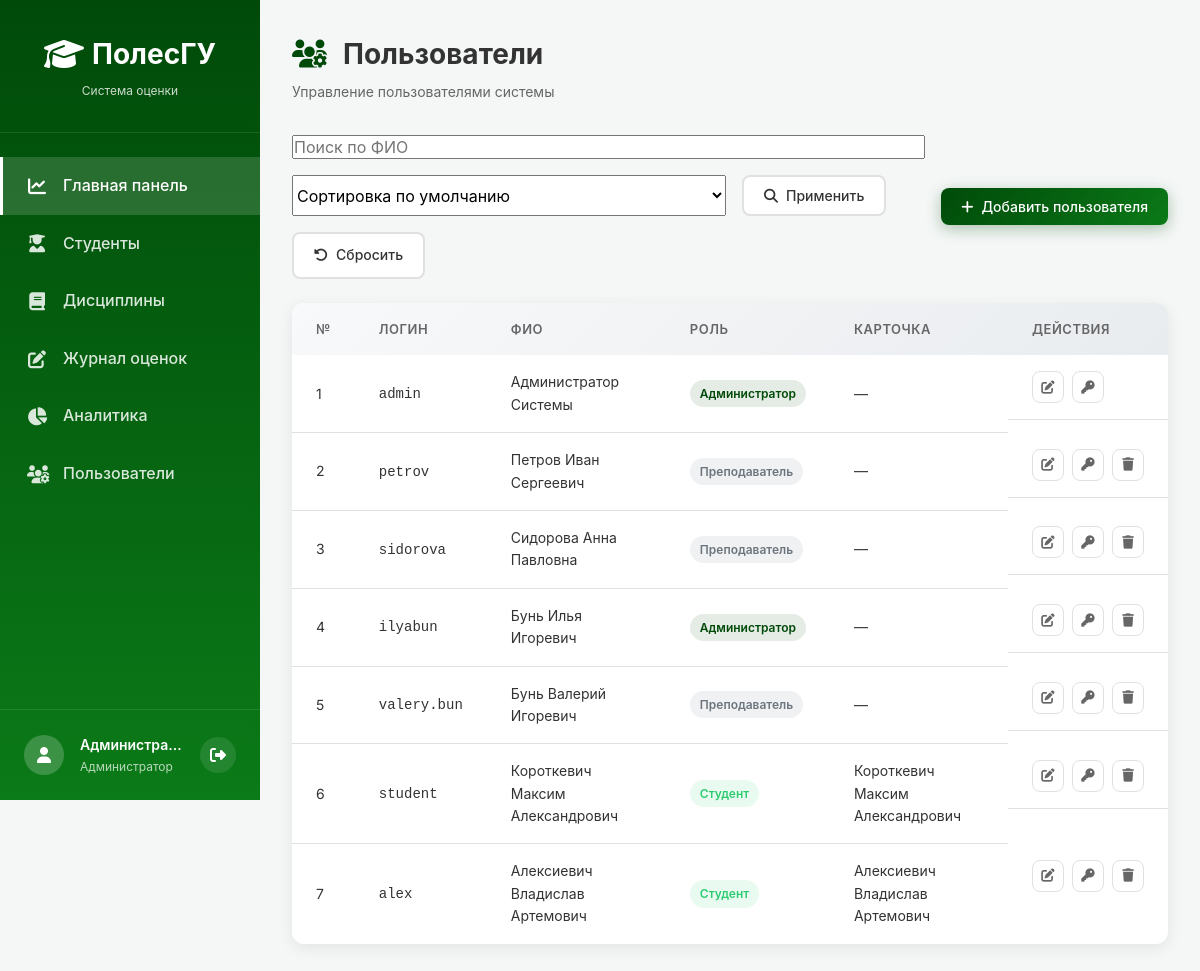
Page /modules/users/index.php (signed in) on the earlier database version.
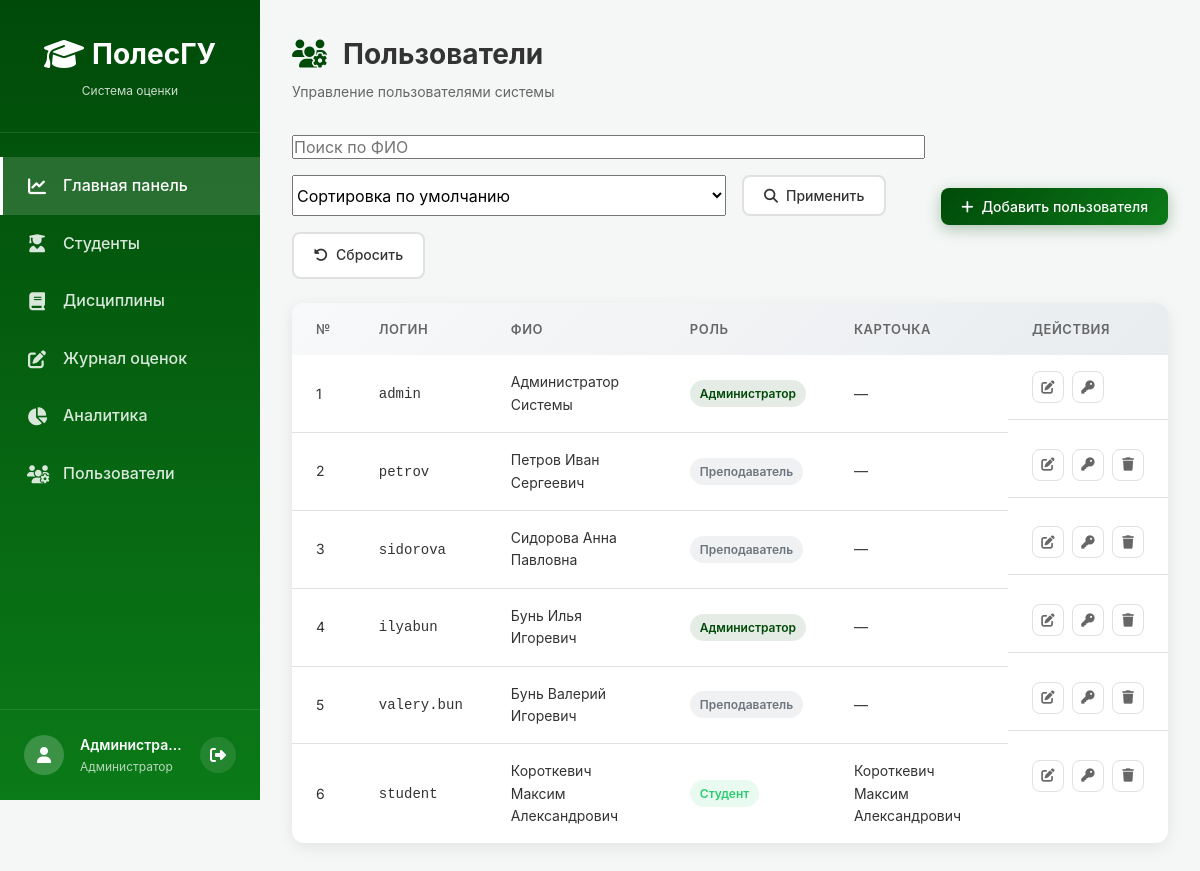
Same page on the later database version.
### tables this page shows
CREATE TABLE users (
        id INTEGER PRIMARY KEY AUTOINCREMENT,
        login TEXT UNIQUE NOT NULL,
        password TEXT NOT NULL,
        role TEXT NOT NULL DEFAULT 'teacher', -- 'admin' или 'teacher'
        full_name TEXT NOT NULL
    , student_id INTEGER DEFAULT NULL);

CREATE TABLE students (
        id INTEGER PRIMARY KEY AUTOINCREMENT,
        group_id INTEGER NOT NULL,
        full_name TEXT NOT NULL,
        birth_date TEXT,
        status TEXT DEFAULT 'active', -- 'active' или 'expelled'
        FOREIGN KEY (group_id) REFERENCES groups(id) ON DELETE CASCADE
    );

### config/functions.php (called while the page is built, shortened)
<?php
function escape($string) {
    return htmlspecialchars($string, ENT_QUOTES, 'UTF-8');
}
?>

### modules/users/index.php (the view, shortened to what this page needs)
<?php
require_once __DIR__ . '/../../config/functions.php';
$pdo = getDB();
$searchQuery = trim($_GET['search'] ?? '');
$sortRole = trim($_GET['sort_role'] ?? 'default');
$sql = "SELECT u.*, s.full_name as linked_student_name
        FROM users u
        LEFT JOIN students s ON u.student_id = s.id";
$params = [];
if ($sortRole === 'role') {
    $sql .= " ORDER BY CASE u.role
                    WHEN 'admin' THEN 1
                    WHEN 'teacher' THEN 2
                    WHEN 'student' THEN 3
                    ELSE 4
                END ASC, u.full_name ASC";
} else {
    $sql .= " ORDER BY u.id ASC";
}
$stmt = $pdo->prepare($sql);
$stmt->execute($params);
$users = $stmt->fetchAll();
include __DIR__ . '/../../includes/header.php';
include __DIR__ . '/../../includes/sidebar.php';
?>
<main class="main-content">
    <div class="page-header">
        <h1><i class="fas fa-users-cog"></i> Пользователи</h1>
        <p>Управление пользователями системы</p>
    </div>
    <div class="actions-bar">
        <form method="GET" class="filter-form users-filter-form">
            <input type="text" name="search" placeholder="Поиск по ФИО" value="<?= escape($searchQuery) ?>">
            <select name="sort_role">
                <option value="default" <?= $sortRole === 'default' ? 'selected' : '' ?>>Сортировка по умолчанию</option>
            </select>
            <button type="submit" class="btn btn-secondary">
                <i class="fas fa-search"></i> Применить
            </button>
            <a href="/index.php?module=users" class="btn btn-secondary">
                <i class="fas fa-rotate-left"></i> Сбросить
            </a>
        </form>
        <button class="btn btn-primary" onclick="openAddModal()">
            <i class="fas fa-plus"></i> Добавить пользователя
        </button>
    </div>
    <div class="table-card">
        <div class="table-body">
            <table class="data-table">
                <thead>
                    <tr>
                        <th>№</th>
                        <th>Логин</th>
                        <th>ФИО</th>
                        <th>Роль</th>
                        <th>Карточка</th>
                        <th>Действия</th>
                    </tr>
                </thead>
                <tbody>
                    <?php foreach ($users as $index => $user): ?>
                    <tr>
                        <td><?= $index + 1 ?></td>
                        <td><code><?= escape($user['login']) ?></code></td>
                        <td><?= escape($user['full_name']) ?></td>
                        <td>
                            <?php if ($user['role'] === 'admin'): ?>
                            <span class="badge badge-primary">Администратор</span>
                            <?php elseif ($user['role'] === 'student'): ?>
                            <span class="badge badge-success">Студент</span>
                            <?php else: ?>
                            <span class="badge badge-secondary">Преподаватель</span>
                            <?php endif; ?>
                        </td>
                        <td><?= $user['role'] === 'student' && $user['linked_student_name'] ? escape($user['linked_student_name']) : '—' ?></td>
                        <td class="actions">
                            <button class="btn-icon" onclick="editUser(<?= htmlspecialchars(json_encode($user)) ?>)" title="Редактировать">
                                <i class="fas fa-edit"></i>
                            </button>
                            <button class="btn-icon" onclick="changePassword(<?= $user['id'] ?>, '<?= escape($user['login']) ?>')" title="Сменить пароль">
                                <i class="fas fa-key"></i>
                            </button>
                            <?php if ($user['id'] !== $_SESSION['user_id']): ?>
                            <button class="btn-icon btn-danger" onclick="deleteUser(<?= $user['id'] ?>, '<?= escape($user['login']) ?>')" title="Удалить">
                                <i class="fas fa-trash"></i>
                            </button>
                            <?php endif; ?>
                        </td>
                    </tr>
                    <?php endforeach; ?>
                </tbody>
            </table>
        </div>
    </div>
</main>
<?php include __DIR__ . '/../../includes/footer.php'; ?>

Differences in the rows shown:
removed users: login "alex", full_name "Алексиевич Владислав Артемович", role "Студент", student.full_name "Алексиевич Владислав Артемович"
